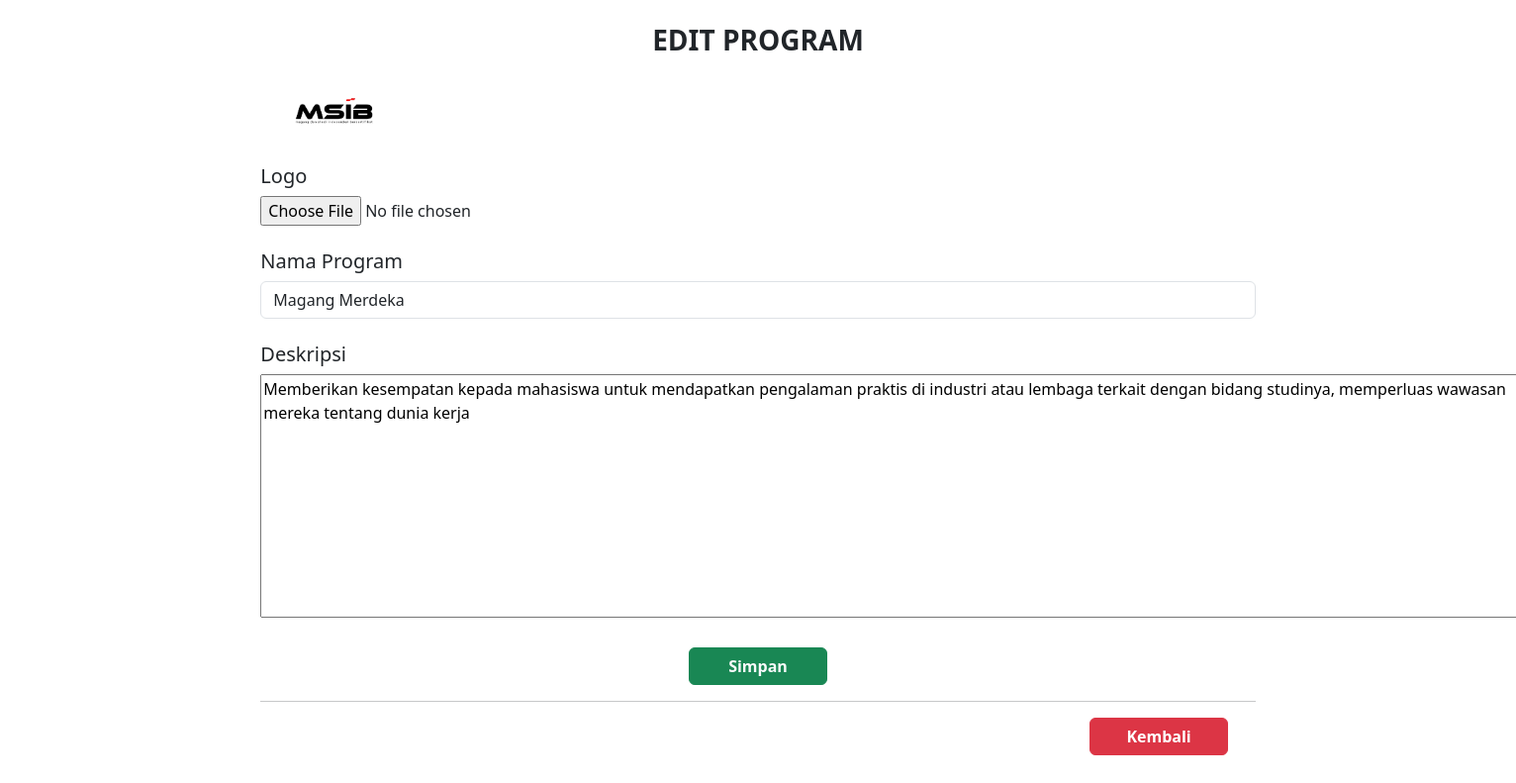
The app's page /admin/program/edit-program.php?id=1 (signed in) with its own data.
### tables this page shows
CREATE TABLE `program` (
  `id` int(11) NOT NULL,
  `gambar` varchar(255) NOT NULL,
  `nama` varchar(255) NOT NULL,
  `deskripsi` varchar(255) NOT NULL
);

### admin/program/edit-program.php (the view, shortened to what this page needs)
<?php
include(__DIR__ . '/../../config/connection.php');
if (isset($_GET['id'])) {
    $id = $_GET['id'];
    $result = mysqli_query($conn, "SELECT * FROM program WHERE id = '$id'");
    $x = mysqli_fetch_assoc($result);
} else {
    header("Location: index.php");
    exit;
}
?>
<!DOCTYPE html>
<html lang="en">
<head>
    <link href="https://cdn.jsdelivr.net/npm/bootstrap@5.3.0/dist/css/bootstrap.min.css" rel="stylesheet">
</head>
<body>
    <div class="container-fluid">
        <div class="col-8 mx-auto">
            <br>
            <center>
                <h3 class="fw-bold">EDIT PROGRAM</h3>
            </center>
            <br>
            <form action="" method="post" enctype="multipart/form-data">
                <div class="form-group">
                    <img src="../../img/<?= $x['gambar'] ?>" alt="" width="150">
                </div> <br>
                <div class="form-group">
                    <label for="gambar">
                        <h5>Logo</h5>
                    </label> <br>
                    <input type="file" class="form-control-file" id="gambar" name="gambar" accept=".jpg,.png,.jpeg">
                </div> <br>
                <div class="form-group">
                    <label for="nama">
                        <h5>Nama Program</h5>
                    </label> <br>
                    <input type="text" class="form-control" id="nama" name="nama" placeholder="Input Nama Program" value="<?= $x['nama'] ?>" required>
                </div> <br>
                <div class="form-group">
                    <label for="Deskripsi">
                        <h5>Deskripsi</h5>
                    </label> <br>
                    <textarea name="deskripsi" id="deskripsi" placeholder="Input Deskripsi" cols="140" rows="10" required><?= $x['deskripsi'] ?></textarea>
                </div> <br>
                <center>
                    <input type="submit" class="btn btn-success text-light fw-bold" name="submit" value="Simpan" style="width:140px">
                </center>
                <hr>
                <div class="form-group col-lg-2 offset-10 my-3">
                    <a href="index.php" class="btn btn-danger fw-bold" style="width:140px">Kembali</a>
                </div>
            </form>
        </div>
    </div>
</body>
</html>

### records on screen
program: gambar (picture), nama "Magang Merdeka", deskripsi "Memberikan kesempatan kepada mahasiswa untuk mendapatkan pengalaman praktis di industri atau lembaga terkait dengan bidang studinya, memperluas wawasan mereka tentang dunia kerja"
